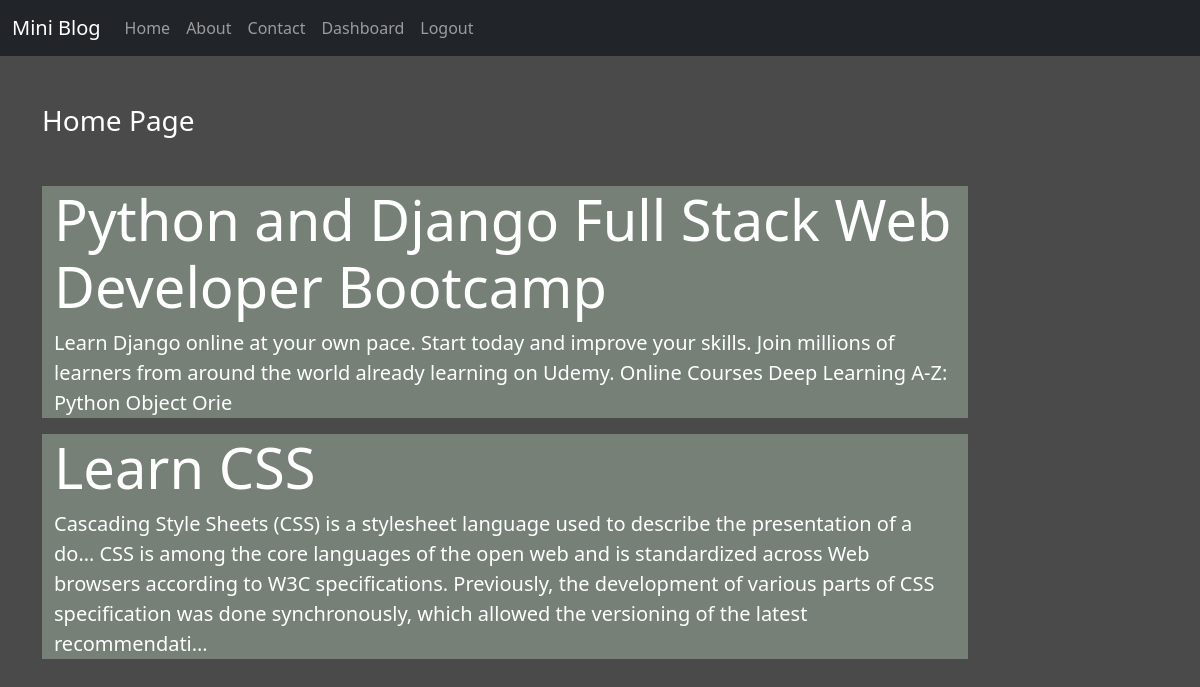
The app's page / (signed in) with its own data.
### blog/models.py (models this page shows)
class Post(models.Model):
    title=models.CharField(max_length=200)
    desc=models.TextField()

### blog/views.py (the view)
# urls.py: 2. Add a URL to urlpatterns:  path('', views.home, name='home')
def home(request):
    posts=Post.objects.all()
    return render(request, 'blog/home.html',{'posts':posts})

### blog/templates/blog/home.html
{% extends "blog/base.html" %}
{% load static %}
{% block  content %}
<div class="col-sm-10">
    <h3 class="text-white my-5">Home Page</h3>
    {% for post in posts  %}
    <div class="jumbotron jumbotron-fluid jumbo-color">
        <div class="container">
          <h1 class="display-4 font-weight-bold">{{post.title}}</h1>
          <p class="lead">{{post.desc}}</p>
        </div>
      </div>
      {% endfor %}
</div>
{% endblock %}

### static/blog/css/style.css (style rules this page uses)
body { background-color: rgb(75, 74, 74); color: white; }
.jumbo-color { background-color:rgb(118, 128, 119) }

### records on screen
Post: title "Python and Django Full Stack Web Developer Bootcamp", desc "Learn Django online at your own pace. Start today and improve your skills. Join millions of learners from around the world already learning on Udemy. Online Courses Deep Learning A-Z: Python Object Orie"
Post: title "Learn CSS", desc "Cascading Style Sheets (CSS) is a stylesheet language used to describe the presentation of a do… CSS is among the core languages of the open web and is standardized across Web browsers according to W3C specifications. Previously, the development of various parts of CSS specification was done synchronously, which allowed the versioning of the latest recommendati…"
